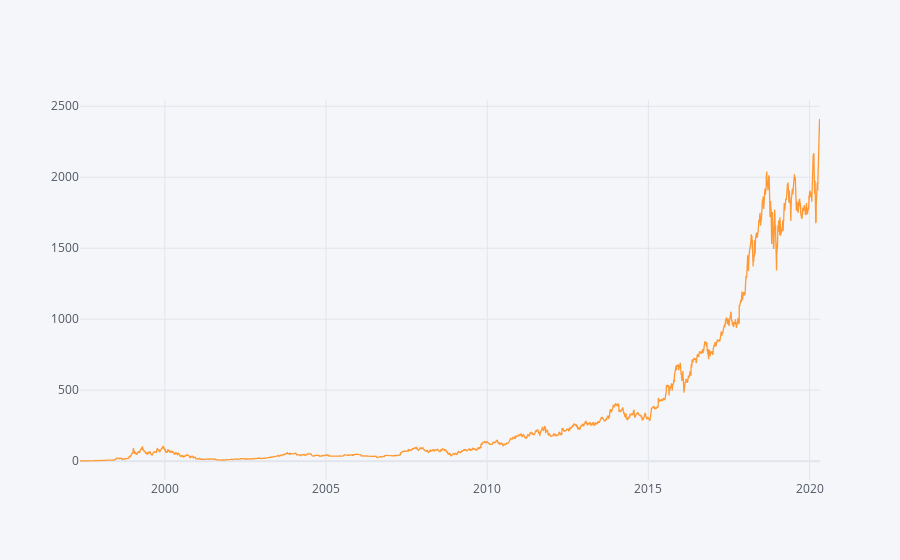

Here is the notebook cell this chart was saved with:
### Code cell
df_stk['Adj Close'].iplot(kind='line')

### Figure 1 — Plotly figure (JSON) as saved in the notebook; plotly's stock layout.template omitted (floating-point values rounded to 4 significant figures; data arrays with more than 128 entries replaced by an {"elided": "..."} marker saying what was removed)
{"data": [{"line": {"color": "rgba(255, 153, 51, 1.0)", "dash": "solid", "shape": "linear", "width": 1.3}, "mode": "lines", "name": "Adj Close", "text": "", "type": "scatter", "x": {"elided": "5777 str values"}, "y": {"elided": "5777 float values"}}], "layout": {"legend": {"bgcolor": "#F5F6F9", "font": {"color": "#4D5663"}}, "paper_bgcolor": "#F5F6F9", "plot_bgcolor": "#F5F6F9", "title": {"font": {"color": "#4D5663"}}, "xaxis": {"gridcolor": "#E1E5ED", "showgrid": true, "tickfont": {"color": "#4D5663"}, "title": {"font": {"color": "#4D5663"}, "text": ""}, "zerolinecolor": "#E1E5ED"}, "yaxis": {"gridcolor": "#E1E5ED", "showgrid": true, "tickfont": {"color": "#4D5663"}, "title": {"font": {"color": "#4D5663"}, "text": ""}, "zerolinecolor": "#E1E5ED"}}}
